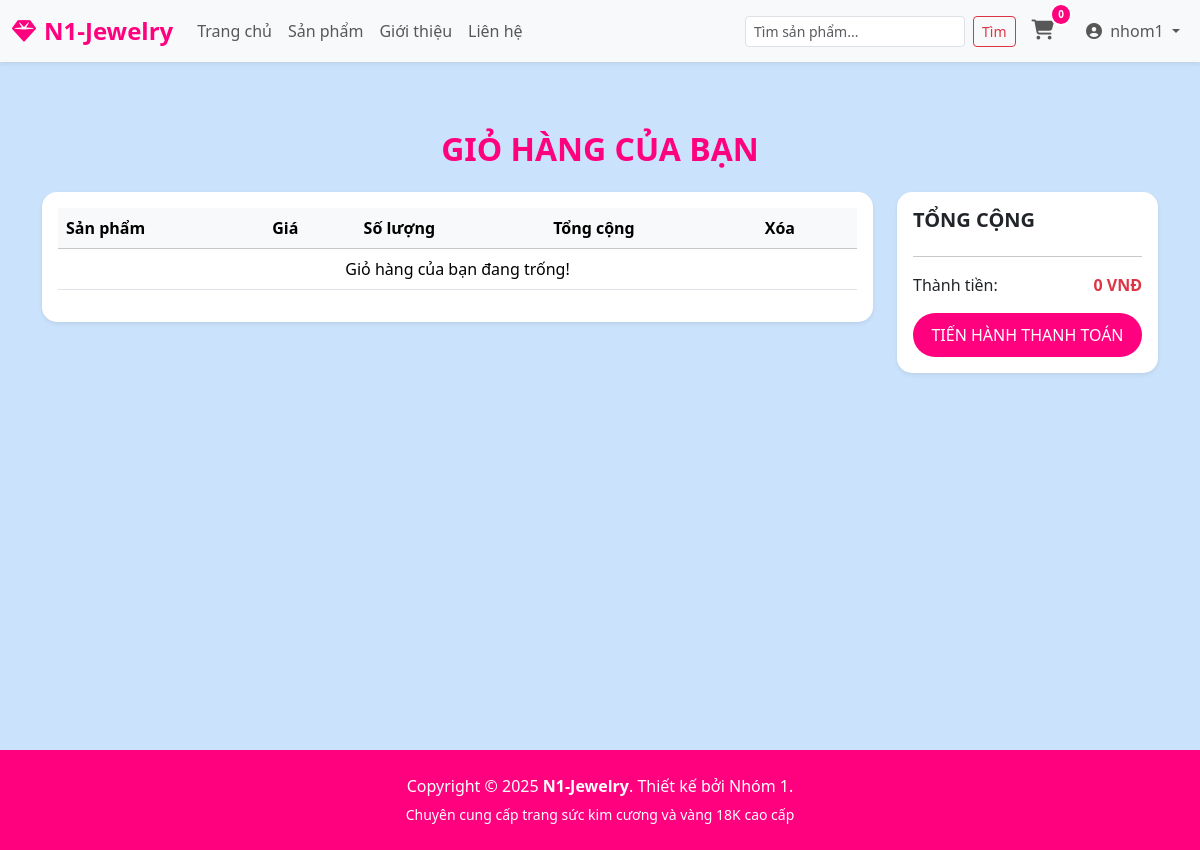
The app's page /cart/ (signed in), older data.
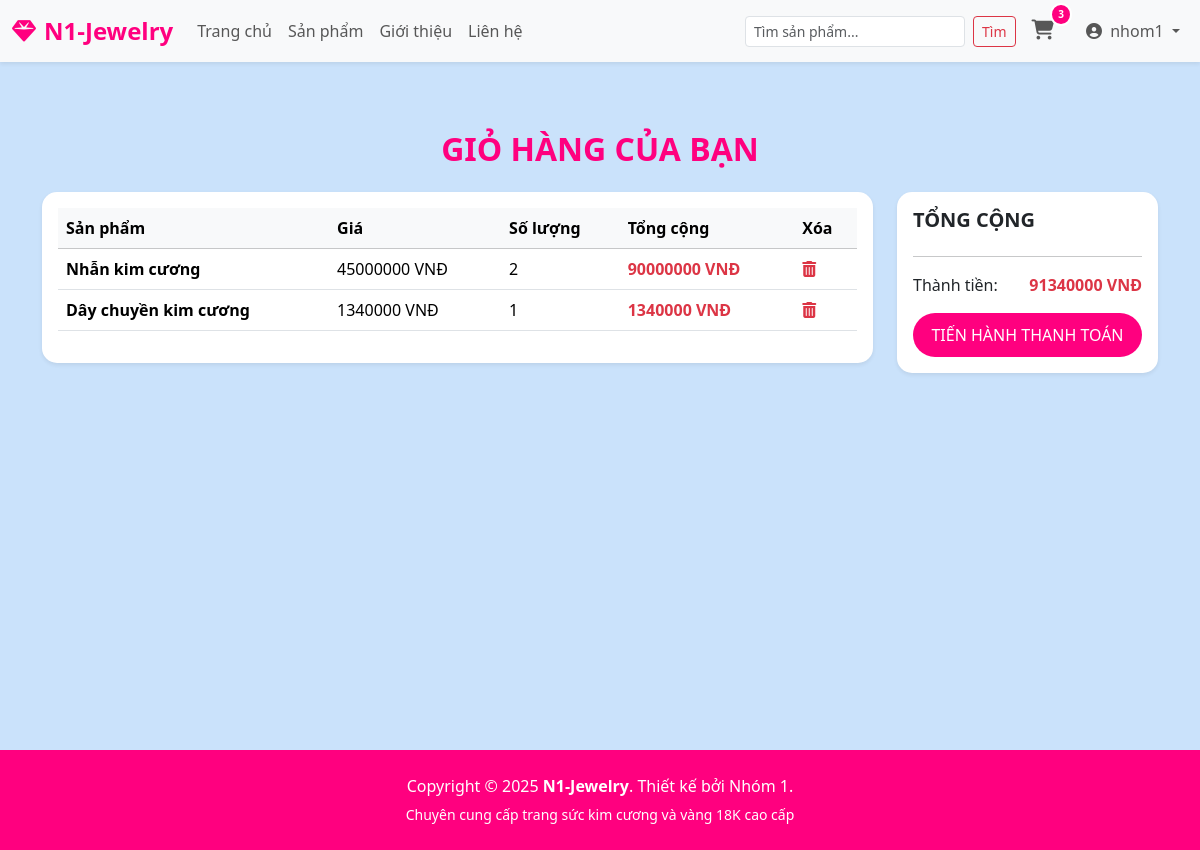
The same page, newer data.
### app/models.py (models this page shows, shortened)
class Cart(models.Model):
    user = models.OneToOneField(User, on_delete=models.CASCADE)
    created_at = models.DateTimeField(auto_now_add=True)
    def get_total_price(self):
        return sum(item.get_cost() for item in self.items.all())

class CartItem(models.Model):
    cart = models.ForeignKey(Cart, related_name='items', on_delete=models.CASCADE)
    product = models.ForeignKey(Product, on_delete=models.CASCADE)
    quantity = models.PositiveIntegerField(default=1)
    def get_cost(self):
        return self.product.price * self.quantity

class Product(models.Model):
    category = models.ForeignKey(Category, related_name='products', on_delete=models.CASCADE)
    name = models.CharField(max_length=200, db_index=True)
    slug = models.SlugField(max_length=200, db_index=True)
    material = models.CharField(max_length=100, default='Vàng 18K')
    gemstone = models.CharField(max_length=100, blank=True, null=True)
    size_weight = models.CharField(max_length=100, default='1.0 Carat')
    image = models.ImageField(upload_to='products/%Y/%m/%d', blank=True)
    description = models.TextField(blank=True)
    price = models.DecimalField(max_digits=15, decimal_places=2)
    available = models.BooleanField(default=True)
    created = models.DateTimeField(auto_now_add=True)
    updated = models.DateTimeField(auto_now=True)
    class Meta:
        indexes = [Index(fields=['id', 'slug'])]
        verbose_name_plural = 'N1-JEWELRY - Sản phẩm'

### app/views.py (the view)
# urls.py: path('cart/', views.view_cart, name='view_cart'),
@login_required(login_url='app:login')
def view_cart(request):
    cart, created = Cart.objects.get_or_create(user=request.user)
    return render(request, 'app/product/cart.html', {'cart': cart})

### app/context_processors.py (called while the page is built)
def cart_count(request):
    count = 0
    if request.user.is_authenticated:
        try:
            cart = Cart.objects.filter(user=request.user).first()
            if cart:
                items = CartItem.objects.filter(cart=cart)
                for item in items:
                    count += item.quantity
        except:
            count = 0
    return {'cart_item_count': count}

### app/templates/app/product/cart.html
{% extends "app/base.html" %}
{% load static %}
{% block main_container %}
<div class="container mt-5">
    <h2 class="text-center mb-4" style="color: #ff007f; font-weight: bold;">GIỎ HÀNG CỦA BẠN</h2>
    <div class="row">
        <div class="col-md-9">
            <div class="card shadow-sm border-0" style="border-radius: 15px;">
                <div class="card-body">
                    <table class="table align-middle">
                        <thead class="table-light">
                            <tr>
                                <th>Sản phẩm</th>
                                <th>Giá</th>
                                <th>Số lượng</th>
                                <th>Tổng cộng</th>
                                <th>Xóa</th>
                            </tr>
                        </thead>
                        <tbody>
                            {% for item in cart.items.all %}
                            <tr>
                                <td><strong>{{ item.product.name }}</strong></td>
                                <td>{{ item.product.price | floatformat:0 }} VNĐ</td>
                                <td>{{ item.quantity }}</td>
                                <td class="text-danger fw-bold">{{ item.get_cost | floatformat:0 }} VNĐ</td>
                                <td>
                                    <a href="{% url 'app:remove_item' item.id %}" class="text-danger">
                                        <i class="fas fa-trash-alt"></i>
                                    </a>
                                </td>
                            </tr>
                            {% empty %}
                            <tr>
                                <td colspan="5" class="text-center">Giỏ hàng của bạn đang trống!</td>
                            </tr>
                            {% endfor %}
                        </tbody>
                    </table>
                </div>
            </div>
        </div>
        <div class="col-md-3">
            <div class="card shadow-sm border-0 p-3" style="border-radius: 15px;">
                <h5 class="fw-bold">TỔNG CỘNG</h5>
                <hr>
                <p class="d-flex justify-content-between">
                    <span>Thành tiền:</span>
                    <span class="text-danger fw-bold">{{ cart.get_total_price | floatformat:0 }} VNĐ</span>
                </p>
                <a href="{% url 'app:checkout' %}" class="btn btn-danger w-100 rounded-pill" style="background-color: #ff007f; border: none; padding: 10px;">
                    TIẾN HÀNH THANH TOÁN
                </a>
            </div>
        </div>
    </div>
</div>
{% endblock main_container %}

### app/templates/app/base.html (shortened to what this page needs)
{% load static %}
<!DOCTYPE html>
<html>
<head>
    <link href="https://cdn.jsdelivr.net/npm/bootstrap@5.3.3/dist/css/bootstrap.min.css" rel="stylesheet">
    <link rel="stylesheet" href="https://cdnjs.cloudflare.com/ajax/libs/font-awesome/6.5.1/css/all.min.css">
    <link href="{% static 'app/css/style.css' %}" rel="stylesheet">
</head>
<body>
    <nav class="navbar navbar-expand-lg bg-body-tertiary shadow-sm sticky-top">
        <div class="container-fluid">
            <a class="navbar-brand d-flex align-items-center" href="{% url 'app:home' %}">
                <i class="fa-solid fa-gem" style="font-size: 24px;"></i>
                <span style="font-size: 24px; font-weight: 900; color: #ff007f; margin-left: 8px;">N1-Jewelry</span>
            </a>
            <div class="collapse navbar-collapse" id="navbarSupportedContent">
                <ul class="navbar-nav me-auto mb-2 mb-lg-0">
                    <li class="nav-item"><a class="nav-link" href="{% url 'app:home' %}">Trang chủ</a></li>
                    <li class="nav-item"><a class="nav-link" href="{% url 'app:product_list' %}">Sản phẩm</a></li>
                    <li class="nav-item"><a class="nav-link" href="{% url 'app:about' %}">Giới thiệu</a></li>
                    <li class="nav-item"><a class="nav-link" href="{% url 'app:contact' %}">Liên hệ</a></li>
                </ul>
                <form class="d-flex mx-2" role="search" method="GET" action="{% url 'app:search' %}">
                    <input class="form-control form-control-sm me-2" type="search" name="search_product" placeholder="Tìm sản phẩm...">
                    <button class="btn btn-outline-danger btn-sm" type="submit">Tìm</button>
                </form>
                <ul class="navbar-nav mb-2 mb-lg-0 align-items-center">
                    <li class="nav-item me-3">
                        <a class="nav-link cart-wrapper" href="{% url 'app:view_cart' %}">
                            <i class="fa-solid fa-cart-shopping" style="font-size: 20px;"></i>
                            <span class="cart-badge">{{ cart_item_count }}</span>
                        </a>
                    </li>
                    {% if user.is_authenticated %}
                        <li class="nav-item dropdown">
                            <a class="nav-link dropdown-toggle" href="#" role="button" data-bs-toggle="dropdown">
                                <i class="fas fa-user-circle me-1"></i> {{ user.username }}
                            </a>
                        </li>
                    {% else %}
                        <li class="nav-item"><a class="nav-link" href="{% url 'app:login' %}">Đăng nhập</a></li>
                        <li class="nav-item"><a class="nav-link" href="{% url 'app:register' %}">Đăng ký</a></li>
                    {% endif %}
                </ul>
            </div>
        </div>
    </nav>
    <div class="main-wrapper" style="min-height: 80vh; max-width: 1300px; margin: 0 auto; padding: 20px 15px;">
        {% block main_container %} {% endblock main_container %}
    </div>
    <footer class="text-center py-4 text-white mt-5">
        <div class="container">
            <p class="mb-1">Copyright © 2025 <strong>N1-Jewelry</strong>. Thiết kế bởi Nhóm 1.</p>
            <small>Chuyên cung cấp trang sức kim cương và vàng 18K cao cấp</small>
        </div>
    </footer>
</body>
</html>

Row changes from the older to the newer data that the page shows:
added CartItem: product.name "Nhẫn kim cương", product.price "45000000", quantity "2", get_cost "90000000"
added CartItem: product.name "Dây chuyền kim cương", product.price "1340000", quantity "1", get_cost "1340000"
computed for Cart: get_total_price "0" → "91340000"
Text that changed along with them:
{{ cart_item_count }}: "0" → "3"
text no longer shown: "Giỏ hàng của bạn đang trống!"
